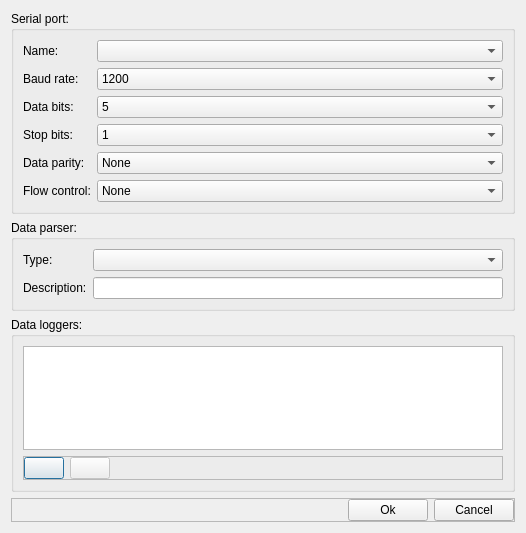
<?xml version="1.0" encoding="UTF-8"?>
<ui version="4.0">
 <class>WindowConfiguration</class>
 <widget class="QDialog" name="WindowConfiguration">
  <property name="geometry">
   <rect>
    <x>0</x>
    <y>0</y>
    <width>526</width>
    <height>533</height>
   </rect>
  </property>
  <property name="windowTitle">
   <string>Configuration</string>
  </property>
  <property name="windowIcon">
   <iconset resource="res.qrc">
    <normaloff>:/icons/app/gear_in.png</normaloff>:/icons/app/gear_in.png</iconset>
  </property>
  <layout class="QVBoxLayout" name="verticalLayout">
   <item>
    <widget class="QGroupBox" name="groupBox">
     <property name="sizePolicy">
      <sizepolicy hsizetype="Preferred" vsizetype="Maximum">
       <horstretch>0</horstretch>
       <verstretch>0</verstretch>
      </sizepolicy>
     </property>
     <property name="title">
      <string>Serial port:</string>
     </property>
     <layout class="QFormLayout" name="formLayout">
      <item row="0" column="0">
       <widget class="QLabel" name="label">
        <property name="text">
         <string>Name:</string>
        </property>
       </widget>
      </item>
      <item row="1" column="0">
       <widget class="QLabel" name="label_2">
        <property name="text">
         <string>Baud rate:</string>
        </property>
       </widget>
      </item>
      <item row="1" column="1">
       <widget class="QComboBox" name="baud">
        <item>
         <property name="text">
          <string>1200</string>
         </property>
        </item>
        <item>
         <property name="text">
          <string>2400</string>
         </property>
        </item>
        <item>
         <property name="text">
          <string>4800</string>
         </property>
        </item>
        <item>
         <property name="text">
          <string>9600</string>
         </property>
        </item>
        <item>
         <property name="text">
          <string>19200</string>
         </property>
        </item>
        <item>
         <property name="text">
          <string>38400</string>
         </property>
        </item>
        <item>
         <property name="text">
          <string>57600</string>
         </property>
        </item>
        <item>
         <property name="text">
          <string>115200</string>
         </property>
        </item>
       </widget>
      </item>
      <item row="2" column="0">
       <widget class="QLabel" name="label_5">
        <property name="text">
         <string>Data bits:</string>
        </property>
       </widget>
      </item>
      <item row="2" column="1">
       <widget class="QComboBox" name="dataBits">
        <item>
         <property name="text">
          <string>5</string>
         </property>
        </item>
        <item>
         <property name="text">
          <string>6</string>
         </property>
        </item>
        <item>
         <property name="text">
          <string>7</string>
         </property>
        </item>
        <item>
         <property name="text">
          <string>8</string>
         </property>
        </item>
       </widget>
      </item>
      <item row="4" column="0">
       <widget class="QLabel" name="label_6">
        <property name="text">
         <string>Data parity:</string>
        </property>
       </widget>
      </item>
      <item row="4" column="1">
       <widget class="QComboBox" name="parity">
        <item>
         <property name="text">
          <string>None</string>
         </property>
        </item>
        <item>
         <property name="text">
          <string>Even</string>
         </property>
        </item>
        <item>
         <property name="text">
          <string>Odd</string>
         </property>
        </item>
        <item>
         <property name="text">
          <string>Space</string>
         </property>
        </item>
        <item>
         <property name="text">
          <string>Mark</string>
         </property>
        </item>
       </widget>
      </item>
      <item row="5" column="0">
       <widget class="QLabel" name="label_7">
        <property name="text">
         <string>Flow control:</string>
        </property>
       </widget>
      </item>
      <item row="5" column="1">
       <widget class="QComboBox" name="flow">
        <item>
         <property name="text">
          <string>None</string>
         </property>
        </item>
        <item>
         <property name="text">
          <string>Hardware</string>
         </property>
        </item>
        <item>
         <property name="text">
          <string>Software</string>
         </property>
        </item>
       </widget>
      </item>
      <item row="3" column="0">
       <widget class="QLabel" name="label_8">
        <property name="text">
         <string>Stop bits:</string>
        </property>
       </widget>
      </item>
      <item row="3" column="1">
       <widget class="QComboBox" name="stopBits">
        <item>
         <property name="text">
          <string>1</string>
         </property>
        </item>
        <item>
         <property name="text">
          <string>1.5</string>
         </property>
        </item>
        <item>
         <property name="text">
          <string>2</string>
         </property>
        </item>
       </widget>
      </item>
      <item row="0" column="1">
       <widget class="QComboBox" name="name"/>
      </item>
     </layout>
    </widget>
   </item>
   <item>
    <widget class="QGroupBox" name="groupBox_2">
     <property name="sizePolicy">
      <sizepolicy hsizetype="Preferred" vsizetype="Maximum">
       <horstretch>0</horstretch>
       <verstretch>0</verstretch>
      </sizepolicy>
     </property>
     <property name="title">
      <string>Data parser:</string>
     </property>
     <layout class="QFormLayout" name="formLayout_2">
      <item row="0" column="0">
       <widget class="QLabel" name="label_3">
        <property name="text">
         <string>Type:</string>
        </property>
       </widget>
      </item>
      <item row="0" column="1">
       <widget class="QComboBox" name="parsers"/>
      </item>
      <item row="1" column="0">
       <widget class="QLabel" name="label_4">
        <property name="text">
         <string>Description:</string>
        </property>
       </widget>
      </item>
      <item row="1" column="1">
       <widget class="QLineEdit" name="parserDescription">
        <property name="readOnly">
         <bool>true</bool>
        </property>
       </widget>
      </item>
     </layout>
    </widget>
   </item>
   <item>
    <widget class="QGroupBox" name="groupBox_3">
     <property name="title">
      <string>Data loggers:</string>
     </property>
     <layout class="QVBoxLayout" name="verticalLayout_6">
      <item>
       <widget class="QListWidget" name="loggers">
        <property name="frameShape">
         <enum>QFrame::StyledPanel</enum>
        </property>
       </widget>
      </item>
      <item>
       <widget class="QFrame" name="frame_6">
        <property name="frameShape">
         <enum>QFrame::StyledPanel</enum>
        </property>
        <property name="frameShadow">
         <enum>QFrame::Raised</enum>
        </property>
        <layout class="QHBoxLayout" name="horizontalLayout_4">
         <property name="leftMargin">
          <number>0</number>
         </property>
         <property name="topMargin">
          <number>0</number>
         </property>
         <property name="rightMargin">
          <number>0</number>
         </property>
         <property name="bottomMargin">
          <number>0</number>
         </property>
         <item>
          <widget class="QPushButton" name="addLogger">
           <property name="text">
            <string/>
           </property>
           <property name="icon">
            <iconset resource="res.qrc">
             <normaloff>:/icons/misc/add.png</normaloff>:/icons/misc/add.png</iconset>
           </property>
          </widget>
         </item>
         <item>
          <widget class="QPushButton" name="removeLogger">
           <property name="enabled">
            <bool>false</bool>
           </property>
           <property name="text">
            <string/>
           </property>
           <property name="icon">
            <iconset resource="res.qrc">
             <normaloff>:/icons/misc/delete.png</normaloff>:/icons/misc/delete.png</iconset>
           </property>
          </widget>
         </item>
         <item>
          <spacer name="horizontalSpacer_3">
           <property name="orientation">
            <enum>Qt::Horizontal</enum>
           </property>
           <property name="sizeHint" stdset="0">
            <size>
             <width>390</width>
             <height>20</height>
            </size>
           </property>
          </spacer>
         </item>
        </layout>
       </widget>
      </item>
     </layout>
    </widget>
   </item>
   <item>
    <widget class="QFrame" name="frame">
     <property name="frameShape">
      <enum>QFrame::StyledPanel</enum>
     </property>
     <property name="frameShadow">
      <enum>QFrame::Raised</enum>
     </property>
     <layout class="QHBoxLayout" name="horizontalLayout">
      <property name="leftMargin">
       <number>0</number>
      </property>
      <property name="topMargin">
       <number>0</number>
      </property>
      <property name="rightMargin">
       <number>0</number>
      </property>
      <property name="bottomMargin">
       <number>0</number>
      </property>
      <item>
       <spacer name="horizontalSpacer">
        <property name="orientation">
         <enum>Qt::Horizontal</enum>
        </property>
        <property name="sizeHint" stdset="0">
         <size>
          <width>341</width>
          <height>20</height>
         </size>
        </property>
       </spacer>
      </item>
      <item>
       <widget class="QPushButton" name="ok">
        <property name="text">
         <string>Ok</string>
        </property>
       </widget>
      </item>
      <item>
       <widget class="QPushButton" name="cancel">
        <property name="text">
         <string>Cancel</string>
        </property>
       </widget>
      </item>
     </layout>
    </widget>
   </item>
  </layout>
 </widget>
 <resources>
  <include location="res.qrc"/>
 </resources>
 <connections/>
</ui>
